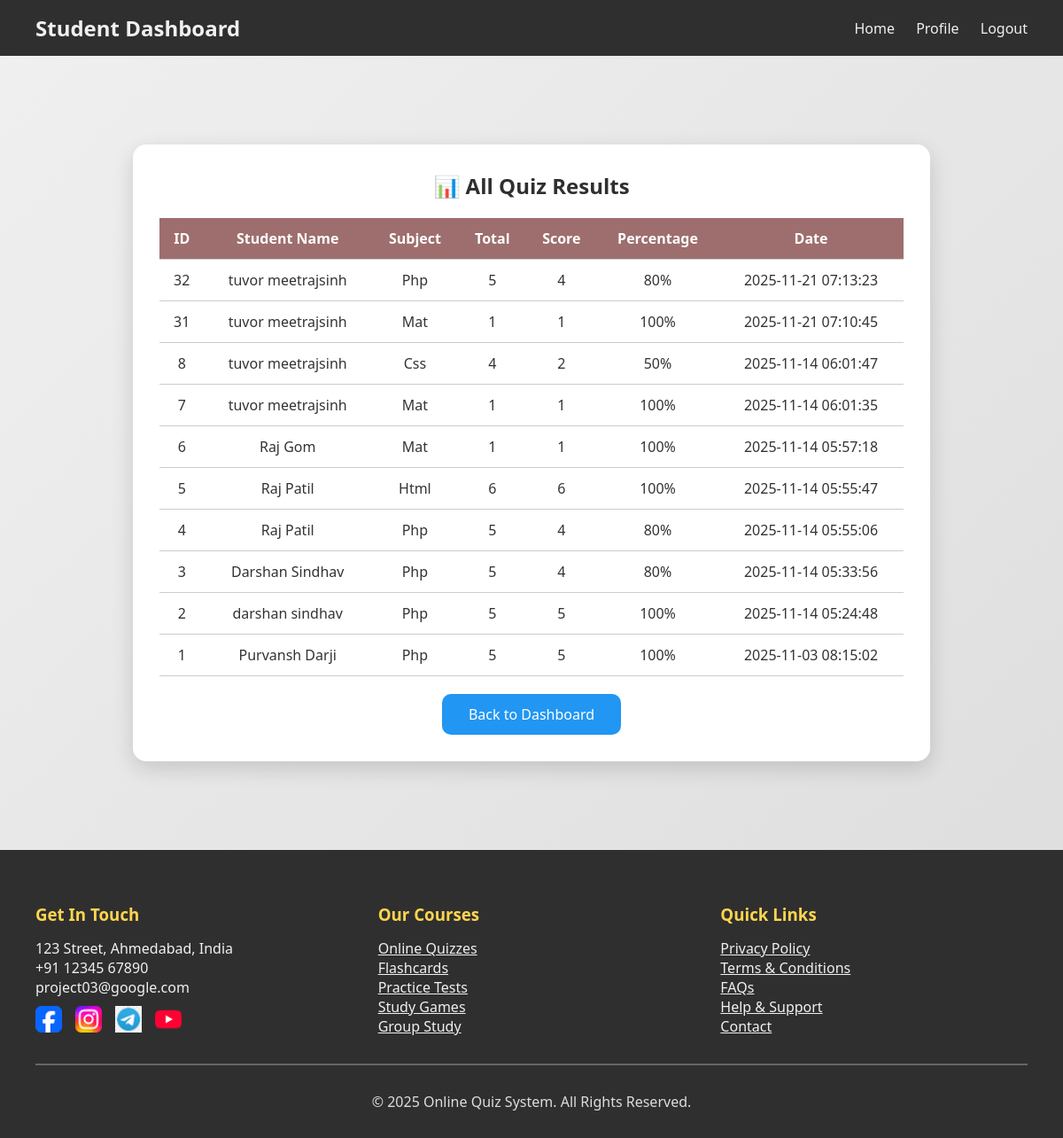
The app's page /watch-result.php with its own data.
### tables this page shows
CREATE TABLE `results` (
  `id` int(11) NOT NULL,
  `student_name` varchar(100) DEFAULT NULL,
  `subject` varchar(100) DEFAULT NULL,
  `total_questions` int(11) DEFAULT NULL,
  `score` int(11) DEFAULT NULL,
  `percentage` float DEFAULT NULL,
  `created_at` timestamp NOT NULL DEFAULT current_timestamp()
);

### watch-result.php (the view, shortened to what this page needs)
<?php
include 'db.php';
$sql = "SELECT * FROM results ORDER BY created_at DESC";
$result = $con->query($sql);
?>
<!DOCTYPE html>
<html lang="en">
<head>
</head>
<body>
<nav class="navbar">
  <h1>Student Dashboard</h1>
  <div>
    <a href="teacher-deshbord.php">Home</a>
    <a href="#">Profile</a>
    <a href="index.php">Logout</a>
  </div>
</nav>
<div class="container">
  <h2>📊 All Quiz Results</h2>
  <table>
    <tr>
      <th>ID</th>
      <th>Student Name</th>
      <th>Subject</th>
      <th>Total</th>
      <th>Score</th>
      <th>Percentage</th>
      <th>Date</th>
    </tr>
    <?php while($row = $result->fetch_assoc()) { ?>
    <tr>
      <td><?php echo $row['id']; ?></td>
      <td><?php echo htmlspecialchars($row['student_name']); ?></td>
      <td><?php echo htmlspecialchars($row['subject']); ?></td>
      <td><?php echo $row['total_questions']; ?></td>
      <td><?php echo $row['score']; ?></td>
      <td><?php echo $row['percentage']; ?>%</td>
      <td><?php echo $row['created_at']; ?></td>
    </tr>
    <?php } ?>
  </table>
  <center>
    <button onclick="window.location.href='teacher-deshbord.php'">Back to Dashboard</button>
  </center>
</div>
<footer>
  <div style="display:flex; flex-wrap:wrap; gap:40px; justify-content:space-between; max-width:1200px; margin:auto;">
    <div style="flex:1; min-width:250px;">
      <h3>Get In Touch</h3>
      <p>123 Street, Ahmedabad, India</p>
      <p>+91 12345 67890</p>
      <p>project03@google.com</p>
      <div class="socials">
        <a href="#"><img src="img/Face.png"></a>
        <a href="#"><img src="img/Inst.png"></a>
        <a href="#"><img src="img/tele.png"></a>
        <a href="#"><img src="img/You.png"></a>
      </div>
    </div>
    <div style="flex:1; min-width:200px;">
      <h3>Our Courses</h3>
      <p><a href="#">Online Quizzes</a></p>
      <p><a href="#">Flashcards</a></p>
      <p><a href="#">Practice Tests</a></p>
      <p><a href="#">Study Games</a></p>
      <p><a href="#">Group Study</a></p>
    </div>
    <div style="flex:1; min-width:200px;">
      <h3>Quick Links</h3>
      <p><a href="#">Privacy Policy</a></p>
      <p><a href="#">Terms & Conditions</a></p>
      <p><a href="#">FAQs</a></p>
      <p><a href="#">Help & Support</a></p>
      <p><a href="#">Contact</a></p>
    </div>
  </div>
  <hr>
  <p style="text-align:center; color:#ddd;">© 2025 Online Quiz System. All Rights Reserved.</p>
</footer>
</body>
</html>

### watch-result.php (style rules this page uses)
:root { --primary: #f0f0f0; --secondary: #dcdcdc; --dark-bg: #2f2f2f; --light-text: #f0f0f0; --accent: #2196f3; --highlight: #ffd54f; }
* { margin:0; padding:0; box-sizing:border-box; font-family:"Segoe UI",sans-serif; }
body { background:linear-gradient(135deg, var(--primary), var(--secondary)); color:#333; min-height:100vh; display:flex; flex-direction:column; }
.navbar { display:flex; justify-content:space-between; align-items:center; padding:15px 40px; background:var(--dark-bg); }
.navbar h1 { color:var(--light-text); }
.navbar a { color:var(--light-text); margin-left:20px; text-decoration:none; transition:0.3s; }
.container { width:90%; max-width:900px; margin:100px auto; background:#fff; border-radius:15px; box-shadow:0 8px 25px rgba(0,0,0,0.15); padding:30px; }
h2 { text-align:center; color:#2f2f2f; margin-bottom:20px; }
table { width:100%; border-collapse:collapse; margin-top:20px; }
th, td { padding:12px; text-align:center; border-bottom:1px solid #ccc; }
th { background:#9e6e6e; color:#fff; }
button { margin-top:20px; padding:12px 30px; font-size:16px; background:var(--accent); color:#fff; border:none; border-radius:10px; cursor:pointer; }
footer { background:var(--dark-bg); color:var(--light-text); padding:60px 40px 30px; margin-top:auto; }
footer h3 { color:var(--highlight); margin-bottom:15px; }
footer p, footer a { color:var(--light-text); }
footer hr { margin:30px 0; border:0.5px solid #ffffff44; }
.socials { display:flex; gap:15px; margin-top:10px; }
.socials img { width:30px; height:30px; }

### records on screen
results: id "32", student_name "tuvor meetrajsinh", subject "Php", total_questions "5", score "4", percentage "80", created_at "2025-11-21 07:13:23"
results: id "31", student_name "tuvor meetrajsinh", subject "Mat", total_questions "1", score "1", percentage "100", created_at "2025-11-21 07:10:45"
results: id "8", student_name "tuvor meetrajsinh", subject "Css", total_questions "4", score "2", percentage "50", created_at "2025-11-14 06:01:47"
results: id "7", student_name "tuvor meetrajsinh", subject "Mat", total_questions "1", score "1", percentage "100", created_at "2025-11-14 06:01:35"
results: id "6", student_name "Raj Gom", subject "Mat", total_questions "1", score "1", percentage "100", created_at "2025-11-14 05:57:18"
results: id "5", student_name "Raj Patil", subject "Html", total_questions "6", score "6", percentage "100", created_at "2025-11-14 05:55:47"
results: id "4", student_name "Raj Patil", subject "Php", total_questions "5", score "4", percentage "80", created_at "2025-11-14 05:55:06"
results: id "3", student_name "Darshan Sindhav", subject "Php", total_questions "5", score "4", percentage "80", created_at "2025-11-14 05:33:56"
results: id "2", student_name "darshan sindhav", subject "Php", total_questions "5", score "5", percentage "100", created_at "2025-11-14 05:24:48"
results: id "1", student_name "Purvansh Darji", subject "Php", total_questions "5", score "5", percentage "100", created_at "2025-11-03 08:15:02"
